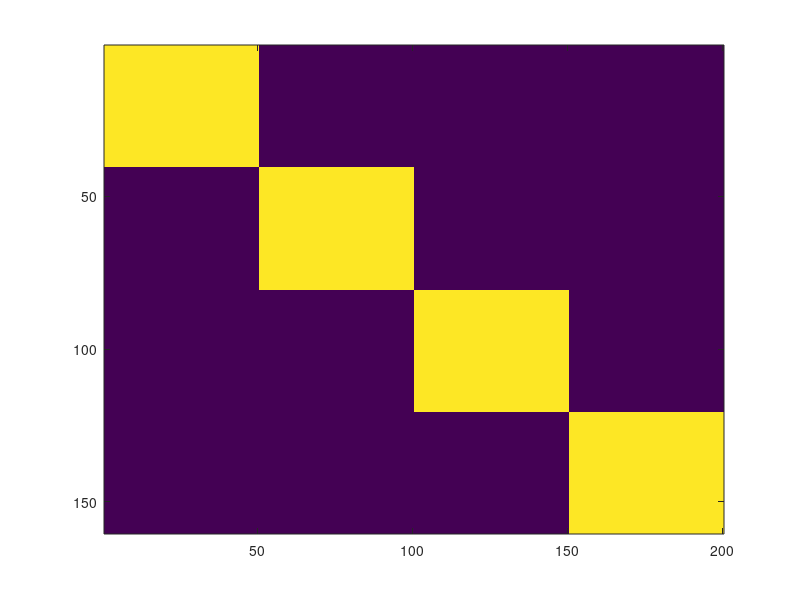
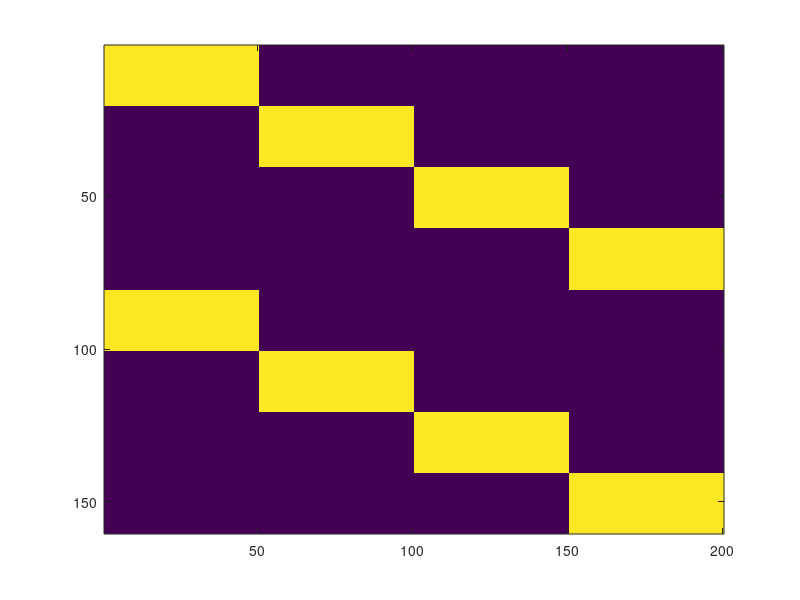
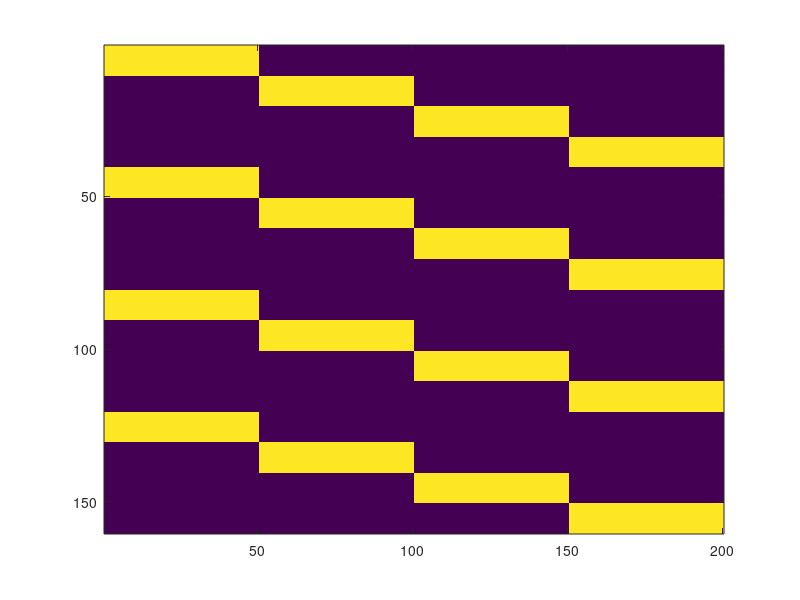

MATLAB code to generate these figures, in order: (Note: this script raises an error after producing the figures.)
clearvars;

%% create stimuli
% moving stim similar to the exp but 4 locations so that it is going to the
% right (net motion different from 0)

%%% 2.5 Hz
f1 = [ones(40,50) zeros(40,150)];
mouv(:,:,3) = [f1; circshift(f1,50,2); circshift(f1,100,2); circshift(f1,150,2)];
figure;imagesc(mouv(:,:,3))

%%% 5 Hz
f1 = [ones(20,50) zeros(20,150)];
cycle4 = [f1; circshift(f1,50,2); circshift(f1,100,2); circshift(f1,150,2)];
mouv(:,:,2) = repmat(cycle4,2,1);
figure;imagesc(mouv(:,:,2))


%%% 10 Hz
f1 = [ones(10,50) zeros(10,150)];
cycle4 = [f1; circshift(f1,50,2); circshift(f1,100,2); circshift(f1,150,2)];
mouv(:,:,1) = repmat(cycle4,4,1);
figure;imagesc(mouv(:,:,1))

fq=[10 5 2];

for fff = 1:size(mouv,3)
    stim = mouv(:,:,fff);
[total_energy, motion_energy, energy_flicker, motion_contrast, peak] = energy(stim);

            flickerMouv(fff) = energy_flicker;
            motionMouv(fff) = motion_energy;
            
% Plot the stimulus
figure; 
subplot(2,1,1);
imagesc(stim); 
colormap(gray);
axis off
caxis([0 1.0]);
axis equal
title('Stimulus');

subplot(2,1,2);
imagesc(motion_contrast); 
colormap(gray);
axis off
caxis([-peak peak]); colorbar;
axis equal
title('Normalised Motion Energy');

saveas(gcf,['realMotion' num2str(fq(fff)) 'Hz'],'png' );
end

save('sumMouv.mat','flickerMouv','motionMouv')

